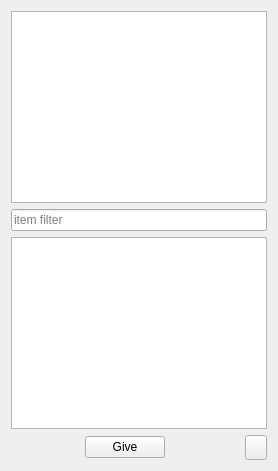
       <widget class="QWidget" name="page_admin">
        <property name="styleSheet">
         <string notr="true">#page_admin{background-image: url(:/images/background.jpg);}</string>
        </property>
        <layout class="QVBoxLayout" name="verticalLayout_2">
         <item>
          <widget class="QListWidget" name="listNearPlayer">
           <property name="iconSize">
            <size>
             <width>80</width>
             <height>80</height>
            </size>
           </property>
           <property name="viewMode">
            <enum>QListView::ViewMode::IconMode</enum>
           </property>
          </widget>
         </item>
         <item>
          <widget class="QLineEdit" name="itemFilterAdmin">
           <property name="placeholderText">
            <string>item filter</string>
           </property>
          </widget>
         </item>
         <item>
          <widget class="QListWidget" name="listAllItem">
           <property name="iconSize">
            <size>
             <width>24</width>
             <height>24</height>
            </size>
           </property>
           <property name="gridSize">
            <size>
             <width>120</width>
             <height>50</height>
            </size>
           </property>
           <property name="viewMode">
            <enum>QListView::ViewMode::IconMode</enum>
           </property>
           <property name="sortingEnabled">
            <bool>true</bool>
           </property>
          </widget>
         </item>
         <item>
          <layout class="QHBoxLayout" name="horizontalLayout_65">
           <item>
            <spacer name="horizontalSpacer_62">
             <property name="orientation">
              <enum>Qt::Orientation::Horizontal</enum>
             </property>
             <property name="sizeHint" stdset="0">
              <size>
               <width>40</width>
               <height>20</height>
              </size>
             </property>
            </spacer>
           </item>
           <item>
            <widget class="QPushButton" name="playerGiveAdmin">
             <property name="text">
              <string>Give</string>
             </property>
            </widget>
           </item>
           <item>
            <spacer name="horizontalSpacer_63">
             <property name="orientation">
              <enum>Qt::Orientation::Horizontal</enum>
             </property>
             <property name="sizeHint" stdset="0">
              <size>
               <width>40</width>
               <height>20</height>
              </size>
             </property>
            </spacer>
           </item>
           <item>
            <widget class="QToolButton" name="toolButton_quit_admin">
             <property name="minimumSize">
              <size>
               <width>22</width>
               <height>25</height>
              </size>
             </property>
             <property name="maximumSize">
              <size>
               <width>22</width>
               <height>25</height>
              </size>
             </property>
             <property name="styleSheet">
              <string notr="true">QToolButton::hover {
background-position:left center;
}
QToolButton::pressed {
background-position:left bottom;
}
QToolButton { 
background-image: url(:/images/interface/quit.png);
border-image: url(:/images/empty.png);
}</string>
             </property>
            </widget>
           </item>
          </layout>
         </item>
        </layout>
       </widget>
